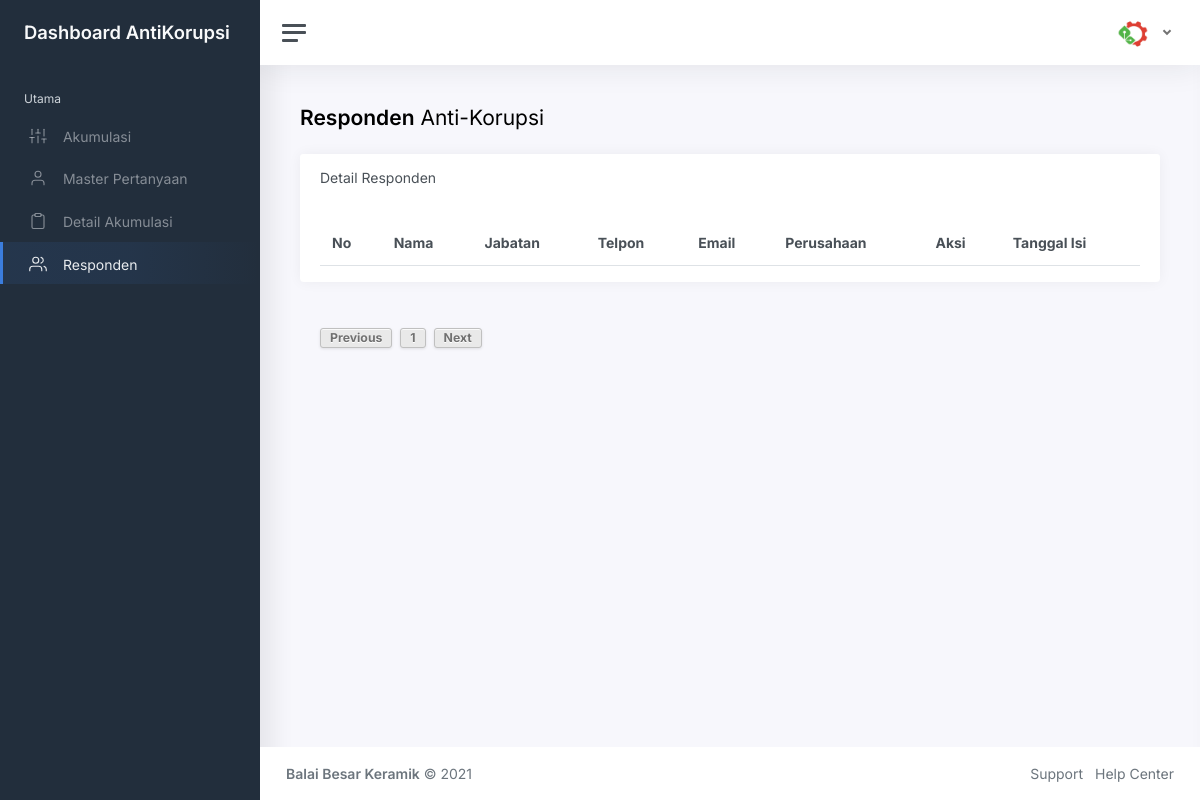
The page /responden.php?halaman=6 on the database as committed earlier.
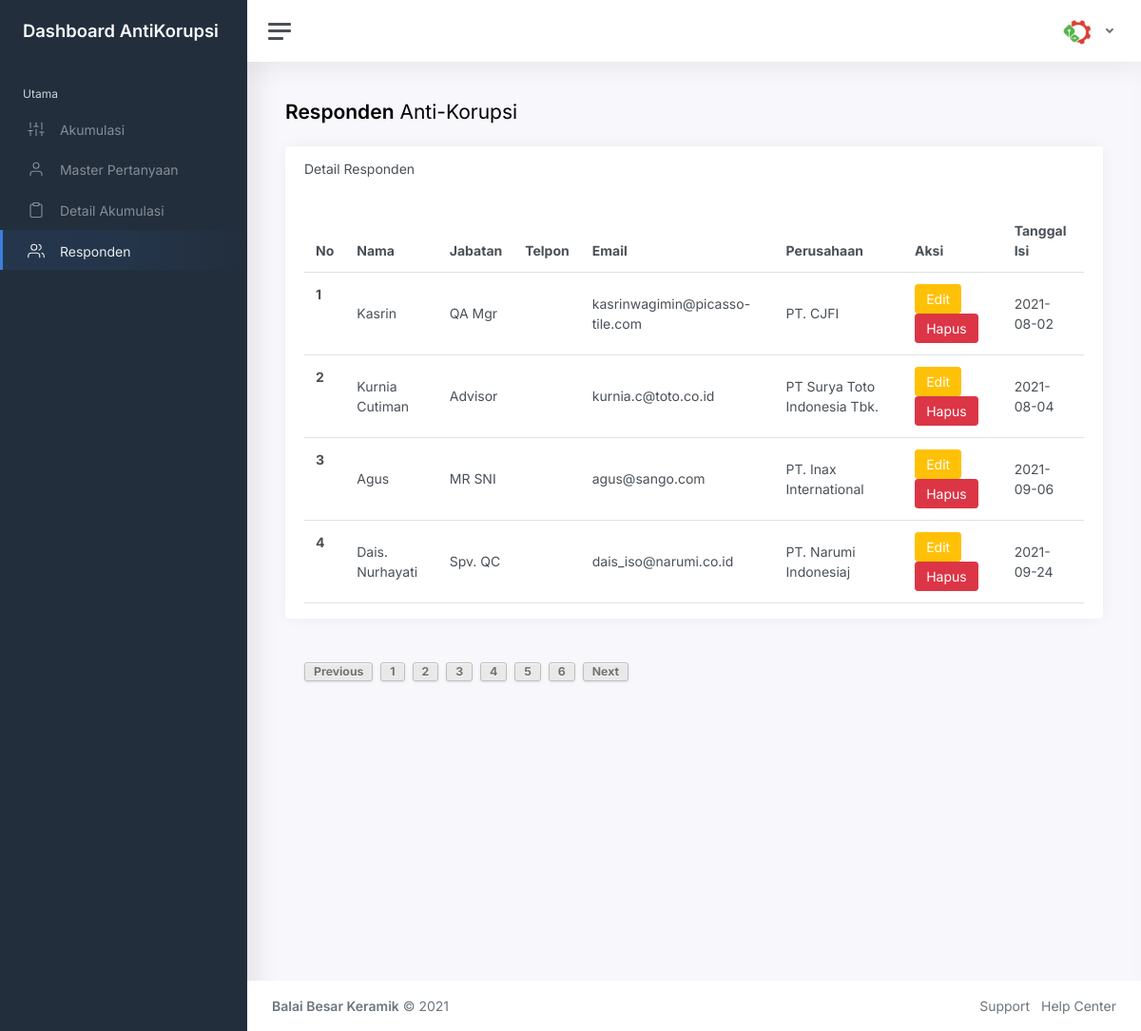
The same page on the database as committed later.
### tables this page shows
CREATE TABLE `responden` (
  `idResponden` varchar(255) NOT NULL,
  `namaResponden` varchar(255) NOT NULL,
  `profesiResponden` varchar(255) DEFAULT NULL,
  `phoneResponden` varchar(255) NOT NULL,
  `emailResponden` varchar(255) NOT NULL,
  `perusahaanResponden` varchar(255) DEFAULT NULL,
  `dateCreate` date NOT NULL
);

### koneksi.php (called while the page is built, shortened)
<?php
$servername = "localhost";
$username = "root";
$password = "merdeka";
$db ="korupsi";
$conn = mysqli_connect($servername, $username, $password, $db);
function queryResponden(){
	global $conn;
		$ambil = mysqli_query($conn,"SELECT * FROM responden");
		return $ambil;
}
function limitResponden($halaman_awal, $batas){
	global $conn;
		$ambil = mysqli_query($conn,"select * from responden limit $halaman_awal, $batas");
		return $ambil;
}
?>

### responden.php (the view, shortened to what the changed rows need)
<?php
require_once "koneksi.php";
		$dataPakan= getResponden();
		$dataJumlah= queryResponden();
    $no = 1;
	$batas = 10;
	$halaman = isset($_GET['halaman'])?(int)$_GET['halaman'] : 1;
	$halaman_awal = ($halaman>1) ? ($halaman * $batas) - $batas : 0;
	$previous = $halaman - 1;
	$next = $halaman + 1;
	$jumlah_data = mysqli_num_rows($dataJumlah);
	$total_halaman = ceil($jumlah_data/$batas);
	$limitData=limitResponden($halaman_awal, $batas);
?>
<!DOCTYPE html>
<html lang="en">
<head>
	<link href="css/app.css" rel="stylesheet">
	<link rel="stylesheet" href="//code.jquery.com/ui/1.12.1/themes/base/jquery-ui.css">
</head>
<body>
	<div class="wrapper">
		<div class="main">
			<main class="content">
				<div class="container-fluid p-0">
					<div class="row">
						<div class="col-xl-12 col-xxl-12">
							<div class="card flex-fill w-100">
								<div class="card-body py-3">
									<div class="table-responsive">
										<table class="table table-hover my-0 mx-0">
											<thead>
												<tr>
													<th>No</th>
													<th>Nama</th>
													<th>Jabatan</th>
													<th>Telpon</th>
													<th>Email</th>
													<th>Perusahaan</th>
													<th>Aksi</th>
													<th>Tanggal Isi</th>
												</tr>
											</thead>
											<tbody>
									<?php
		  if(!isset($dataPakan)){
			  echo "<h2 class='text-center'> Belum ada data</h2>";
		  }else{
while($row=mysqli_fetch_array($limitData)){
 ?>
    <tr>
      <th><?php print($no++); ?></th>
      <td><?php print($row['namaResponden']);?></td>
      <td><?php print($row['profesiResponden']); ?></td>
      <td><?php print($row['telponResponden']); ?></td>
      <td><?php print($row['emailResponden']); ?></td>
      <td><?php print($row['perusahaanResponden']); ?></td>
	  <td><button type="button" id="<?php print($row['idResponden'])?>" class="ubah-responden btn btn-warning" data-toggle="modal" data-target="#editModal"><i class="edit align-self-center"></i> Edit</button>
	  <button type="button" id="<?php print($row['idResponden'])?>" class="hapus-responden btn btn-danger" data-toggle="modal" data-target="#hapusModal"><i class="delete align-self-center"></i> Hapus</button></td>
	  <td><?php print($row['dateCreate']); ?></td>
    </tr>
		  <?php }
		  }?>
									</tbody>
										</table>
									</div>
								</div>
							</div>
							<div class="pagination">
		  <a class="page" <?php if($halaman > 1){ echo "href='?halaman=$previous'"; } ?>>Previous</a><?php
				for($x=1;$x<=$total_halaman;$x++){
					?>
					<a class="page" href="?halaman=<?php echo $x ?>"><?php echo $x; ?></a>
					<?php
				}
				?>	<a class="page" <?php if($halaman < $total_halaman) { echo "href='?halaman=$next'"; } ?>>Next</a>
	</div>
						</div>
					</div>
				</div>
			</main>
								<a href="index.html" class="text-muted"><strong>Balai Besar Keramik</strong></a> &copy; <?php print_r(date('Y'));?>
		</div>
	</div>
</body>
</html>

Rows that differ between the two databases and show on the page:
added responden: namaResponden "Kasrin", profesiResponden "QA Mgr", emailResponden "kasrinwagimin@picasso-tile.com", perusahaanResponden "PT. CJFI", dateCreate "2021-08-02"
added responden: namaResponden "Kurnia Cutiman", profesiResponden "Advisor", emailResponden "kurnia.c@toto.co.id", perusahaanResponden "PT Surya Toto Indonesia Tbk.", dateCreate "2021-08-04"
added responden: namaResponden "Agus", profesiResponden "MR SNI", emailResponden "agus@sango.com", perusahaanResponden "PT. Inax International", dateCreate "2021-09-06"
added responden: namaResponden "Dais. Nurhayati", profesiResponden "Spv. QC", emailResponden "dais_iso@narumi.co.id", perusahaanResponden "PT. Narumi Indonesiaj", dateCreate "2021-09-24"
Other text that changed with them:
new list line: "2"
new list line: "3"
new list line: "4"
new list line: "5"
new list line: "6"
